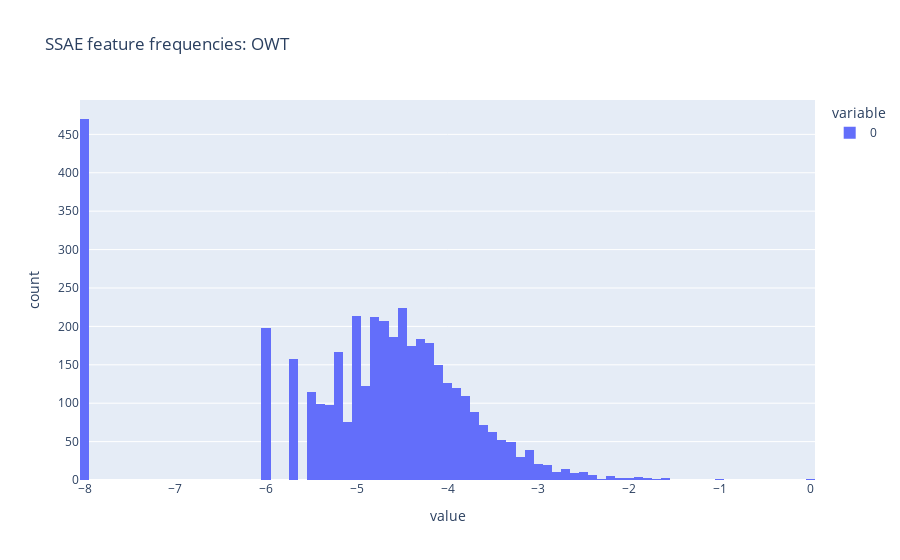
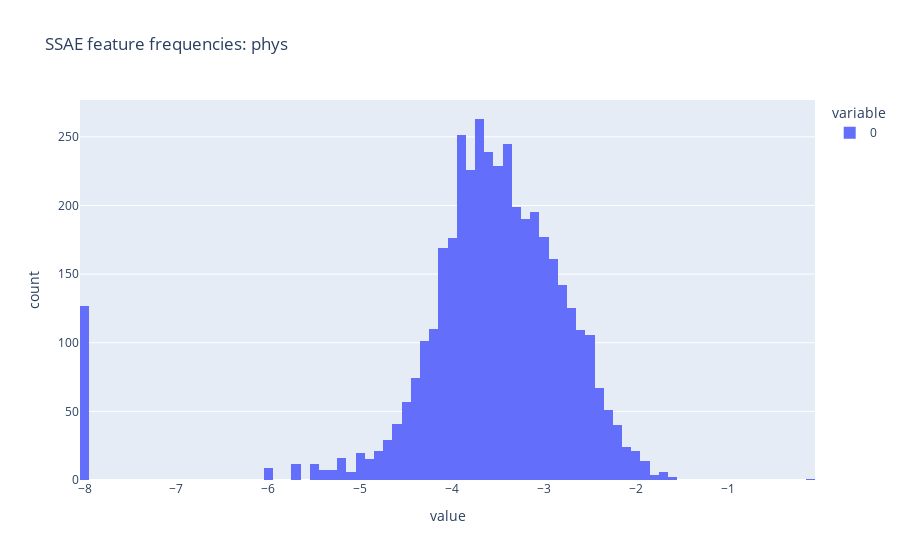

Notebook cell for these charts, in order:
### Code cell
import plotly.express as px
px.histogram((owt_freqs[-1] + 1e-8).log10(), title="SSAE feature frequencies: OWT").show()
px.histogram((phys_freqs[-1] + 1e-8).log10(), title="SSAE feature frequencies: phys").show()

### Figure 1 — Plotly figure (JSON) as saved in the notebook; plotly's stock layout.template omitted (floating-point values rounded to 4 significant figures; data arrays with more than 128 entries replaced by an {"elided": "..."} marker saying what was removed)
{"data": [{"alignmentgroup": "True", "bingroup": "x", "hovertemplate": "variable=0<br>value=%{x}<br>count=%{y}<extra></extra>", "legendgroup": "0", "marker": {"color": "#636efa", "pattern": {"shape": ""}}, "name": "0", "offsetgroup": "0", "orientation": "v", "showlegend": true, "type": "histogram", "x": {"elided": "4096 float values"}, "xaxis": "x", "yaxis": "y"}], "layout": {"barmode": "relative", "legend": {"title": {"text": "variable"}, "tracegroupgap": 0}, "title": {"text": "SSAE feature frequencies: OWT"}, "xaxis": {"anchor": "y", "domain": [0, 1], "title": {"text": "value"}}, "yaxis": {"anchor": "x", "domain": [0, 1], "title": {"text": "count"}}}}

### Figure 2 — Plotly figure (JSON) as saved in the notebook; plotly's stock layout.template omitted (floating-point values rounded to 4 significant figures; data arrays with more than 128 entries replaced by an {"elided": "..."} marker saying what was removed)
{"data": [{"alignmentgroup": "True", "bingroup": "x", "hovertemplate": "variable=0<br>value=%{x}<br>count=%{y}<extra></extra>", "legendgroup": "0", "marker": {"color": "#636efa", "pattern": {"shape": ""}}, "name": "0", "offsetgroup": "0", "orientation": "v", "showlegend": true, "type": "histogram", "x": {"elided": "4096 float values"}, "xaxis": "x", "yaxis": "y"}], "layout": {"barmode": "relative", "legend": {"title": {"text": "variable"}, "tracegroupgap": 0}, "title": {"text": "SSAE feature frequencies: phys"}, "xaxis": {"anchor": "y", "domain": [0, 1], "title": {"text": "value"}}, "yaxis": {"anchor": "x", "domain": [0, 1], "title": {"text": "count"}}}}
